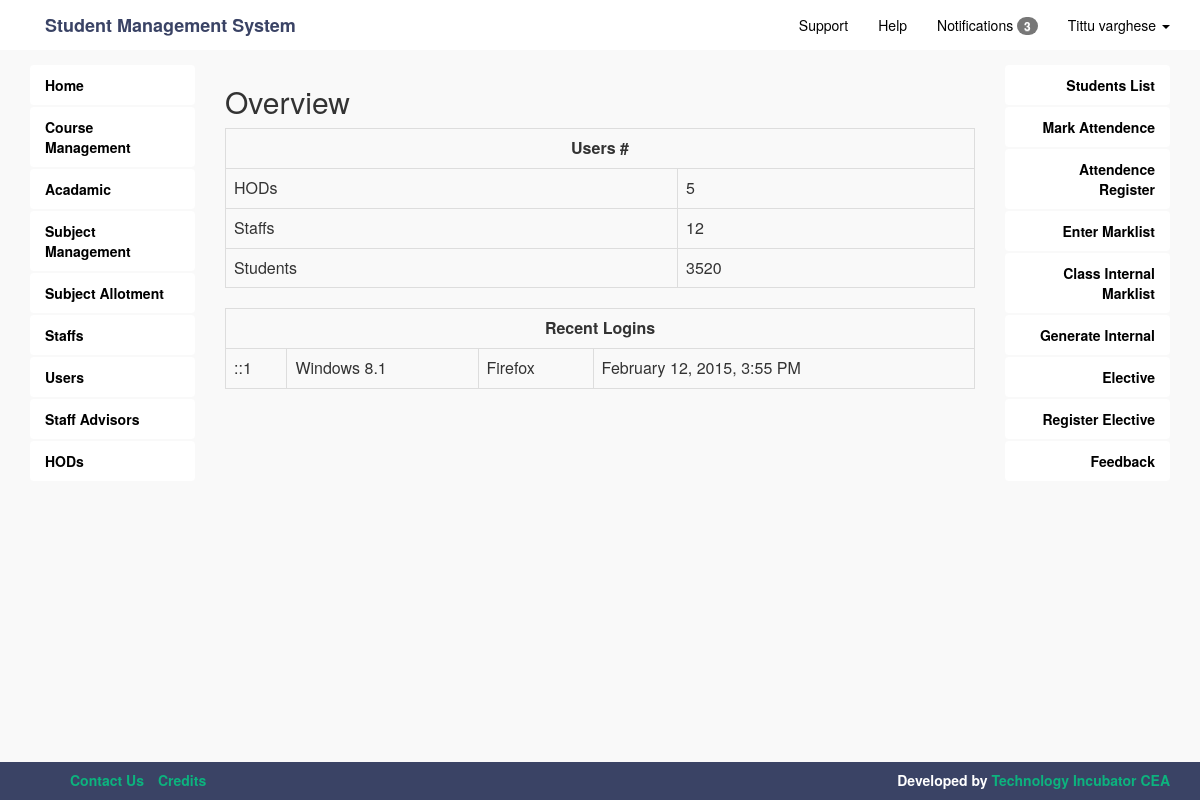
Screenshot of /dashboard.php (signed in) with the database file from the repository.
### tables this page shows
CREATE TABLE IF NOT EXISTS `log_login` (
  `id` int(11) NOT NULL AUTO_INCREMENT,
  `ip` varchar(30) NOT NULL,
  `os` varchar(30) NOT NULL,
  `browser` varchar(30) NOT NULL,
  `userid` varchar(30) NOT NULL,
  `userrole` varchar(20) NOT NULL,
  `timestamp` timestamp NOT NULL DEFAULT CURRENT_TIMESTAMP ON UPDATE CURRENT_TIMESTAMP,
  PRIMARY KEY (`id`)
);

### dashboard_page/recent_logins.php (the view)
<?php
$RecentLogins = mysql_query("SELECT * FROM `log_login` WHERE userid='{$UserAuthData['userid']}' ORDER BY id DESC LIMIT 5");
while($row = mysql_fetch_array($RecentLogins))
{
	$date = strtotime($row['timestamp']);
	$date = date("F j, Y, g:i A",$date);
	echo '<tr>';
         echo '<td>'.$row['ip'].'</td>';
         echo '<td>'.$row['os'].'</td>';
         echo '<td>'.$row['browser'].'</td>';
         echo '<td>'.$date.'</td>';
    echo '</tr>';
}
?>

### css/page.css (style rules this page uses)
body { background-color:#f9f9f9 !important; }

### rows the page displays
log_login: ip "::1", os "Windows 8.1", browser "Firefox", timestamp "February 12, 2015, 3:55 PM"

### other values shown
$UserAuthData['name'] "Tittu varghese"
